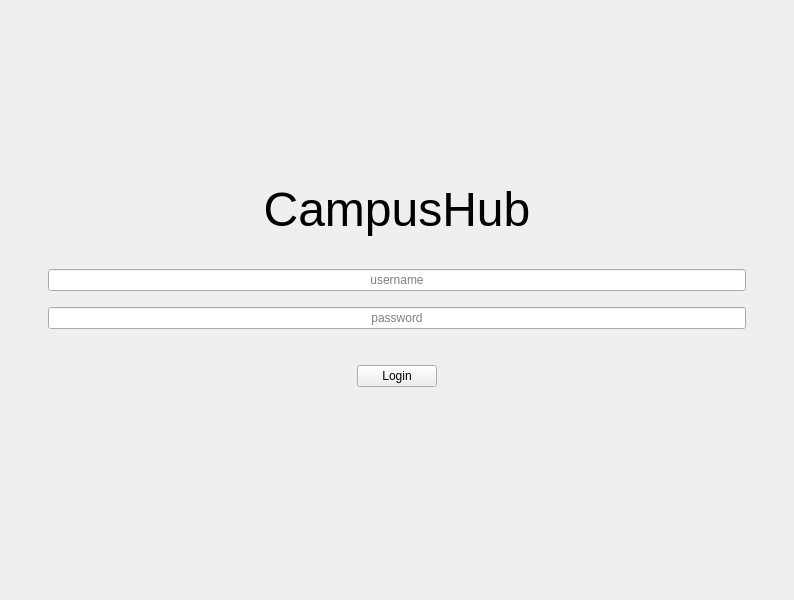
<?xml version="1.0" encoding="UTF-8"?>
<ui version="4.0">
 <class>MainWindow</class>
 <widget class="QMainWindow" name="MainWindow">
  <property name="geometry">
   <rect>
    <x>0</x>
    <y>0</y>
    <width>794</width>
    <height>600</height>
   </rect>
  </property>
  <property name="windowTitle">
   <string>MainWindow</string>
  </property>
  <widget class="QWidget" name="centralwidget">
   <layout class="QVBoxLayout" name="verticalLayout">
    <property name="leftMargin">
     <number>0</number>
    </property>
    <property name="topMargin">
     <number>0</number>
    </property>
    <property name="rightMargin">
     <number>0</number>
    </property>
    <property name="bottomMargin">
     <number>0</number>
    </property>
    <item>
     <spacer name="verticalSpacer_top">
      <property name="orientation">
       <enum>Qt::Vertical</enum>
      </property>
      <property name="sizeType">
       <enum>QSizePolicy::Expanding</enum>
      </property>
      <property name="sizeHint" stdset="0">
       <size>
        <width>20</width>
        <height>200</height>
       </size>
      </property>
     </spacer>
    </item>
    <item>
     <layout class="QGridLayout" name="gridLayout">
      <property name="leftMargin">
       <number>48</number>
      </property>
      <property name="topMargin">
       <number>24</number>
      </property>
      <property name="rightMargin">
       <number>48</number>
      </property>
      <property name="bottomMargin">
       <number>24</number>
      </property>
      <property name="spacing">
       <number>16</number>
      </property>
      <item row="0" column="0">
       <widget class="QLabel" name="title">
        <property name="text">
         <string>&lt;html&gt;&lt;head/&gt;&lt;body&gt;&lt;p align=&quot;center&quot;&gt;&lt;span style=&quot; font-size:36pt;&quot;&gt;CampusHub&lt;/span&gt;&lt;/p&gt;&lt;/body&gt;&lt;/html&gt;</string>
        </property>
        <property name="textFormat">
         <enum>Qt::RichText</enum>
        </property>
        <property name="alignment">
         <set>Qt::AlignCenter</set>
        </property>
       </widget>
      </item>
      <item row="1" column="0">
       <spacer name="verticalSpacer_2">
        <property name="orientation">
         <enum>Qt::Vertical</enum>
        </property>
        <property name="sizeType">
         <enum>QSizePolicy::Fixed</enum>
        </property>
        <property name="sizeHint" stdset="0">
         <size>
          <width>0</width>
          <height>16</height>
         </size>
        </property>
       </spacer>
      </item>
      <item row="2" column="0">
       <widget class="QLineEdit" name="usernameInput">
        <property name="alignment">
         <set>Qt::AlignCenter</set>
        </property>
        <property name="placeholderText">
         <string>username</string>
        </property>
       </widget>
      </item>
      <item row="3" column="0">
       <widget class="QLineEdit" name="passwordInput">
        <property name="echoMode">
         <enum>QLineEdit::Password</enum>
        </property>
        <property name="alignment">
         <set>Qt::AlignCenter</set>
        </property>
        <property name="placeholderText">
         <string>password</string>
        </property>
       </widget>
      </item>
      <item row="4" column="0">
       <spacer name="verticalSpacer">
        <property name="orientation">
         <enum>Qt::Vertical</enum>
        </property>
        <property name="sizeType">
         <enum>QSizePolicy::Fixed</enum>
        </property>
        <property name="sizeHint" stdset="0">
         <size>
          <width>0</width>
          <height>20</height>
         </size>
        </property>
       </spacer>
      </item>
      <item row="5" column="0" alignment="Qt::AlignHCenter">
       <widget class="QPushButton" name="loginButton">
        <property name="text">
         <string>Login</string>
        </property>
       </widget>
      </item>
      <item row="6" column="0">
       <widget class="QLabel" name="errorLabel">
        <property name="text">
         <string/>
        </property>
        <property name="alignment">
         <set>Qt::AlignCenter</set>
        </property>
       </widget>
      </item>
     </layout>
    </item>
    <item>
     <spacer name="verticalSpacer_bottom">
      <property name="orientation">
       <enum>Qt::Vertical</enum>
      </property>
      <property name="sizeType">
       <enum>QSizePolicy::Expanding</enum>
      </property>
      <property name="sizeHint" stdset="0">
       <size>
        <width>20</width>
        <height>200</height>
       </size>
      </property>
     </spacer>
    </item>
   </layout>
  </widget>
 </widget>
 <resources/>
 <connections/>
</ui>
